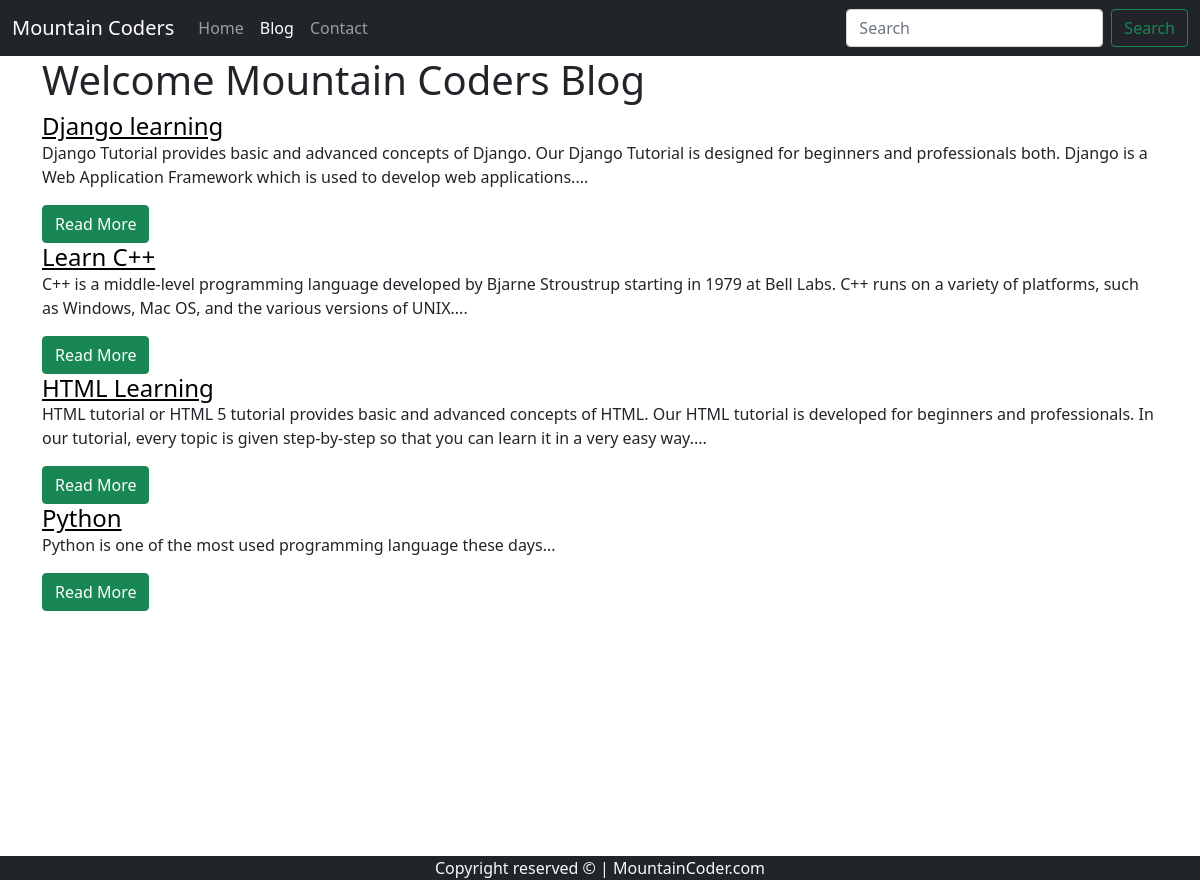
Page /blog on the committed database.
### blog/models.py (models this page shows, shortened)
class Blog(models.Model):
    sno=models.AutoField(primary_key=True)
    title=models.CharField(max_length=200)
    content=models.TextField()
    content_dec=models.CharField(max_length=245,default='.....')
    slug=models.CharField(max_length=100)
    time=models.DateTimeField(auto_now_add=True)

### blog/views.py (the view)
# urls.py: path('', include('blog.urls'))
def blog(request):
    no_of_posts=3
    page=request.GET.get('page')
    if page is None:
        page=1
    else:
        page=int(page)
    print(page)
    blogs=Blog.objects.all()
    context={'blogs':blogs}
    return  render(request,'bloghome.html',context)

### templates/bloghome.html (shortened to what this page needs)
{% extends 'base.html' %}
{% block activeblog %} active{% endblock activeblog %}
{% block body %}
<div class="container">
    <h1 class="center">Welcome Mountain Coders Blog</h1>
{% for blog in blogs  %}
    <div class="media-body p-0 my-0">
      <h4 class="media-heading my-0"><a href="blogpost/{{blog.slug}}" class="text-black ">{{blog.title}}</h4></a>
      <p>{{blog.content_dec|slice:245}}...</p>
      <a href="blogpost/{{blog.slug}}" class="text-black "><button type="button" class="btn btn-success">Read More</button></a>
    <br>
    </div>
{% endfor %}
</div>
{% endblock body %}

### templates/base.html (shortened to what this page needs)
<!doctype html>
<html lang="en">
  <head>
    <link href="https://cdn.jsdelivr.net/npm/bootstrap@5.1.3/dist/css/bootstrap.min.css" rel="stylesheet">
  </head>
  <body>
    <nav class="navbar navbar-expand-lg navbar-dark bg-dark">
        <div class="container-fluid">
          <a class="navbar-brand" href="/">Mountain Coders</a>
          <div class="collapse navbar-collapse" id="navbarSupportedContent">
            <ul class="navbar-nav me-auto mb-2 mb-lg-0">
              <li class="nav-item">
                <a class="nav-link {% block activehome %}{% endblock activehome %} " aria-current="page" href="/">Home</a>
              </li>
              <li class="nav-item">
                <a class="nav-link {% block activeblog %}{% endblock activeblog %}" href="blog">Blog</a>
              </li>
              <li class="nav-item">
                <a class="nav-link {% block activecontact %}{% endblock activecontact %}" href="contact">Contact</a>
              </li>
            </ul>
            <form action='/search' method='get' class="d-flex">
              <input class="form-control me-2" type="search" placeholder="Search" aria-label="Search">
              <button class="btn btn-outline-success" type="submit">Search</button>
            </form>
          </div>
        </div>
      </nav>
      {% block body %}{% endblock body %}
      <footer>
        <div class="text-center  bg-dark text-light">Copyright reserved &copy; | MountainCoder.com</div>
      </footer>
  </body>
</html>

### templates/bloghome.html (style rules this page uses)
.container { min-height:100vh; }

### rows in the picture
Blog: title "Django learning", content_dec "Django Tutorial provides basic and advanced concepts of Django. Our Django Tutorial is designed for beginners and professionals both. Django is a Web Application Framework which is used to develop web applications."
Blog: title "Learn C++", content_dec "C++ is a middle-level programming language developed by Bjarne Stroustrup starting in 1979 at Bell Labs. C++ runs on a variety of platforms, such as Windows, Mac OS, and the various versions of UNIX."
Blog: title "HTML Learning", content_dec "HTML tutorial or HTML 5 tutorial provides basic and advanced concepts of HTML. Our HTML tutorial is developed for beginners and professionals. In our tutorial, every topic is given step-by-step so that you can learn it in a very easy way."
Blog: title "Python", content_dec "Python is one of the most used programming language these days"
